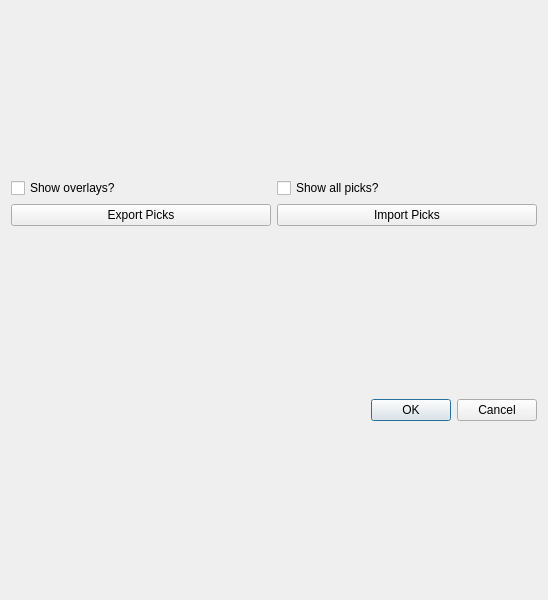
<?xml version="1.0" encoding="UTF-8"?>
<ui version="4.0">
 <class>hkl_picks_tree_view_dialog</class>
 <widget class="QDialog" name="hkl_picks_tree_view_dialog">
  <property name="windowModality">
   <enum>Qt::NonModal</enum>
  </property>
  <property name="geometry">
   <rect>
    <x>0</x>
    <y>0</y>
    <width>548</width>
    <height>600</height>
   </rect>
  </property>
  <property name="minimumSize">
   <size>
    <width>0</width>
    <height>600</height>
   </size>
  </property>
  <property name="windowTitle">
   <string>Picks View</string>
  </property>
  <property name="styleSheet">
   <string notr="true">QDoubleSpinBox:disabled {background-color: LightGray;}
</string>
  </property>
  <layout class="QVBoxLayout" name="verticalLayout_2">
   <item>
    <layout class="QVBoxLayout" name="tree_view_layout"/>
   </item>
   <item>
    <layout class="QGridLayout" name="gridLayout">
     <item row="1" column="2">
      <widget class="QPushButton" name="import_picks">
       <property name="text">
        <string>Import Picks</string>
       </property>
      </widget>
     </item>
     <item row="1" column="1">
      <widget class="QPushButton" name="export_picks">
       <property name="text">
        <string>Export Picks</string>
       </property>
      </widget>
     </item>
     <item row="0" column="1">
      <widget class="QCheckBox" name="show_overlays">
       <property name="text">
        <string>Show overlays?</string>
       </property>
      </widget>
     </item>
     <item row="0" column="2">
      <widget class="QCheckBox" name="show_all_picks">
       <property name="toolTip">
        <string>&lt;html&gt;&lt;head/&gt;&lt;body&gt;&lt;p&gt;If checked, all picks will be shown in blue, and selected picks will be highlighted green.&lt;/p&gt;&lt;/body&gt;&lt;/html&gt;</string>
       </property>
       <property name="text">
        <string>Show all picks?</string>
       </property>
      </widget>
     </item>
    </layout>
   </item>
   <item>
    <widget class="QDialogButtonBox" name="button_box">
     <property name="standardButtons">
      <set>QDialogButtonBox::Cancel|QDialogButtonBox::Ok</set>
     </property>
    </widget>
   </item>
  </layout>
 </widget>
 <tabstops>
  <tabstop>show_overlays</tabstop>
  <tabstop>show_all_picks</tabstop>
  <tabstop>export_picks</tabstop>
  <tabstop>import_picks</tabstop>
 </tabstops>
 <resources/>
 <connections>
  <connection>
   <sender>button_box</sender>
   <signal>accepted()</signal>
   <receiver>hkl_picks_tree_view_dialog</receiver>
   <slot>accept()</slot>
   <hints>
    <hint type="sourcelabel">
     <x>273</x>
     <y>574</y>
    </hint>
    <hint type="destinationlabel">
     <x>273</x>
     <y>299</y>
    </hint>
   </hints>
  </connection>
  <connection>
   <sender>button_box</sender>
   <signal>rejected()</signal>
   <receiver>hkl_picks_tree_view_dialog</receiver>
   <slot>reject()</slot>
   <hints>
    <hint type="sourcelabel">
     <x>273</x>
     <y>574</y>
    </hint>
    <hint type="destinationlabel">
     <x>273</x>
     <y>299</y>
    </hint>
   </hints>
  </connection>
 </connections>
</ui>
